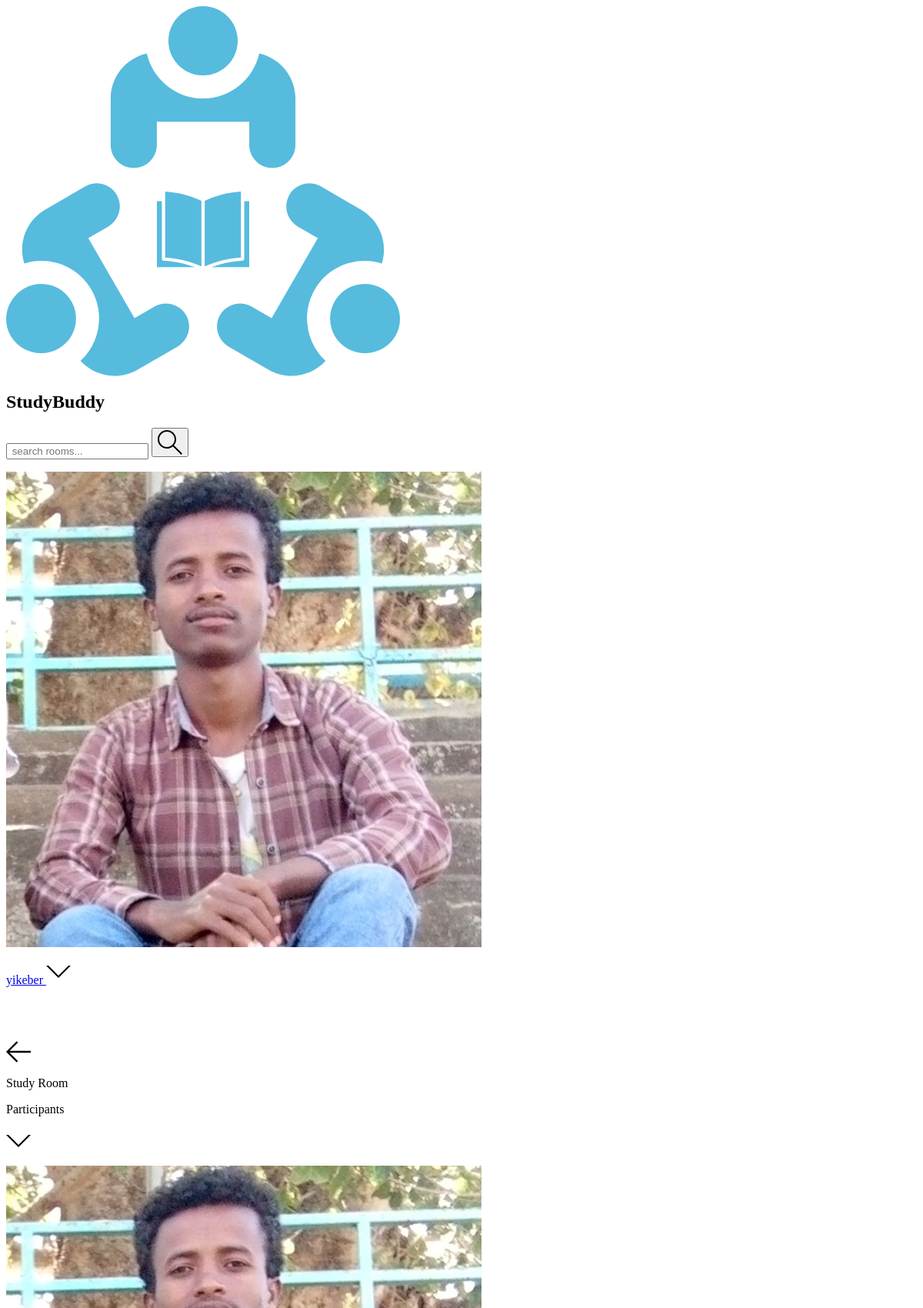
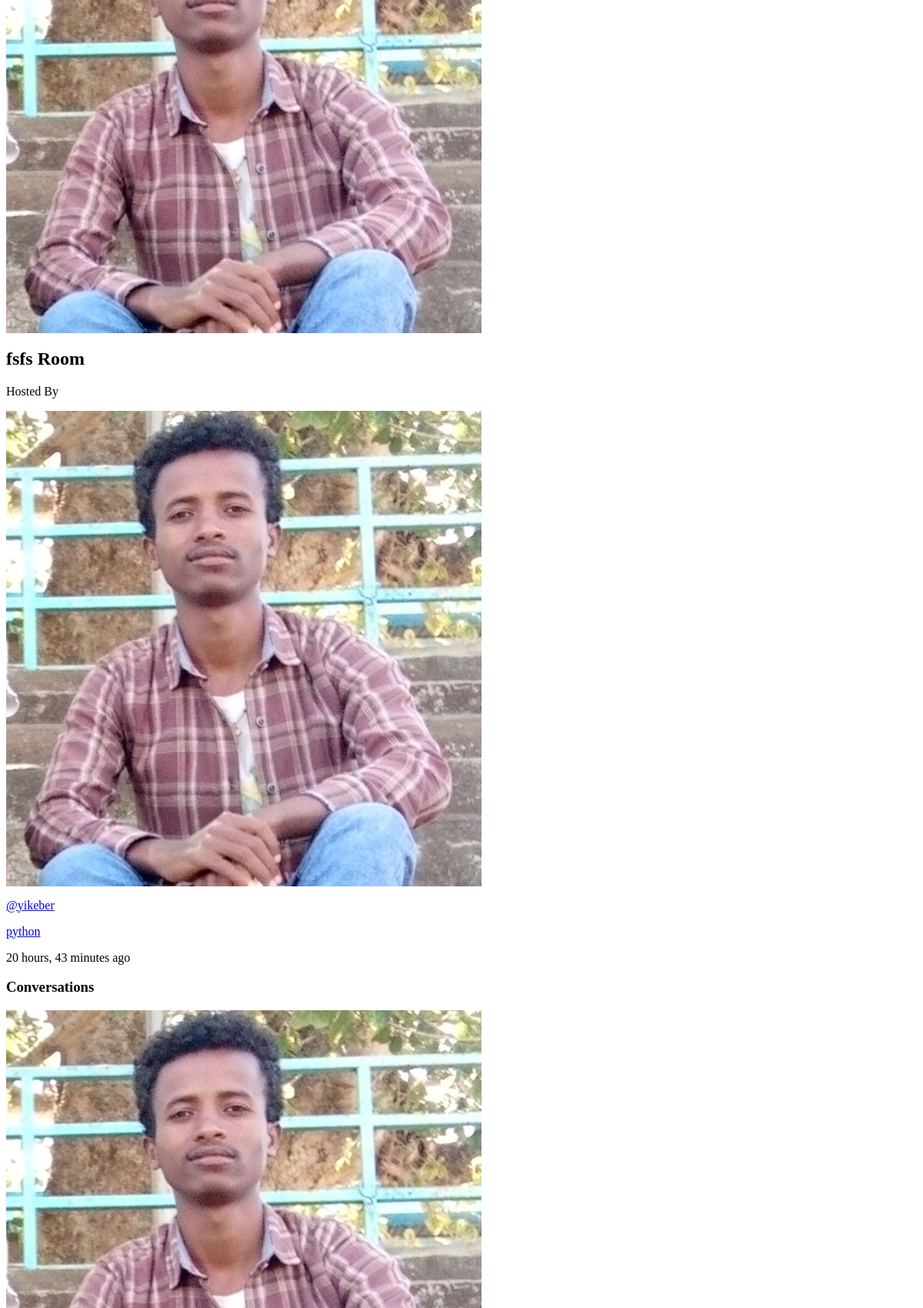
The page /room/12/ (signed in, upper part) on the database its author committed (2 pictures, top to bottom).
### Backend/base/models.py (models this page shows, shortened)
class User(AbstractUser):
    name  = models.CharField(max_length=200,null=True)
    username = models.CharField(max_length=200)
    password = models.CharField(max_length=100)
    email = models.EmailField(max_length=200,unique=True)
    bio = models.TextField(max_length=500,null=True,blank=True)
    avatar = models.ImageField(null=True,default='images/avatar.svg',upload_to='images/profile_images')
    last_activity = models.DateTimeField(null=True, blank=True)
    is_online = models.BooleanField(default=False)
    USERNAME_FIELD = 'email'
    REQUIRED_FIELDS =['username','password']

class Room(models.Model):
    host = models.ForeignKey(User,on_delete=models.SET_NULL,null=True)
    topic = models.ForeignKey(Topic,on_delete=models.SET_NULL,null=True)
    roomImage = models.ImageField(null=True ,default='images/room_images/default_room_image.png',upload_to='images/room_images')
    name = models.CharField(max_length=200)
    description = models.TextField(null=True,blank=True)
    participants = models.ManyToManyField(User,related_name='participants',blank=True)
    updated = models.DateTimeField(auto_now=True)
    created = models.DateField(auto_now_add=True)
    is_deleted = models.BooleanField(default=False)
    class Meta:
        ordering = ['-updated','-created']

class Topic(models.Model):
    name = models.CharField(max_length=200)

class Message(models.Model):
    user = models.ForeignKey(User,on_delete=models.CASCADE)
    room = models.ForeignKey (Room,on_delete=models.CASCADE)
    body = models.TextField()
    image = models.ImageField(null=True,upload_to='images/message_images')
    video = models.FileField(null=True,upload_to='files/video_messages')
    audio = models.FileField(null=True,upload_to='files/audio_messages')
    liker = models.ManyToManyField(User,related_name='message_liker',blank=True)
    updated  = models.DateTimeField(auto_now=True)
    created = models.DateTimeField(auto_now_add=True)
    num_of_likes = models.IntegerField(default=0)
    num_of_replies = models.IntegerField(default=0)
    is_deleted = models.BooleanField(default=False)
    class Meta:
        ordering = ['-updated','-created']

### Backend/base/views.py (the view, shortened to what this page needs)
# urls.py: path('room/<str:pk>/',views.room,name='room'),
@login_required(login_url='login')
def room(request,pk):
    room = Room.objects.get(id=pk)
    room_messages = room.message_set.filter(is_deleted = False).order_by('-created')
    participants = room.participants.all()
    replies = []
    for message in room_messages:
        reply = ReplyMessage.objects.filter(message=message)
        replies.append(reply)
    replies =  list(chain(*replies))
    context = {'room':room,
               'current_user': request.user,
               'room_messages':room_messages,
                'visible_words':100,
               'participants':participants,
               'replies':replies
               }
    return render(request,'base/room.html',context )

### Frontend/templates/base/room.html (shortened to what this page needs)
{% extends "main.html" %} {% block content %}
{%load static %}
<div class="grid grid-flow-col grid-cols-4 gap-2 ">
  <div class=" bg-dark mx-2 col-span-4 sm:col-span-3 max-h-screen overflow-y-auto scrolbar-thin">
    <div class="flex flex-row items-center justify-between  mt-2 px-2 bg-purple-700 rounded">
      <div class="flex flex-row items-center">
        <a href="{{request.META.HTTP_REFERER}}"><img src="{% static 'assets/icons/arrow-left.svg' %}" class="w-4 h-4 "
            alt="left-arrow"></a>
        <p class="text-xl text-gray-500 font-semibold ml-2">Study Room</p>
      </div>
      <div class="flex flex-col  sm:hidden items-center bg-opacity-25 ">
        <p>Participants</p>
        <p onclick="{showParticipants()}">
          <svg class="w-4 h-4 sm:ml-8 mt-2 fill-current" xmlns="http://www.w3.org/2000/svg" width="32" height="32"
            viewBox="0 0 32 32">
            <title>chevron-down</title>
            <path d="M16 21l-13-13h-3l16 16 16-16h-3l-13 13z"></path>
          </svg>
        </p>
      </div>
    </div>
    <div class="flex flex-row justify-between mt-2 px-2">
      <div class="w-auto">
        <div class="flex flex-row items-center space-x-2">
          <img src="{{room.roomImage.url}}" class="w-10 h-10 rounded " alt="room Image">
          <h2 class="font-semibold text-lg text-gray-400">{{room.name}} <span class="text-teal-500 text-md">Room</span>
          </h2>
        </div>
        <div class="font-normal ml-2  px-2 text-sm rounded my-2">
          <p>Hosted By</p>
          <div class="flex flex-row">
            <div class="relative">
              <img src="{{room.host.avatar.url}}" class="w-8 h-8 rounded-full inline" alt="">
            </div>
            <div class="ml-2 font-normal">
              <p class="text-teal-500 "> <a href="{%url 'user-profile' room.host.id %}">@{{room.host.username}}</a></p>
            </div>
          </div>
        </div>
        <div class="grid grid-flow-col grid-cols-4 gap-5 items-center col-span-4">
          <a href="{% url 'home'   %}?q={{room.topic.name}}" class="col-span-1">
            <p class=" mt-2  font-sm bg-gray-600 rounded px-2  text-sm ">{{room.topic.name}}</p>
          </a>
        </div>
      </div>
      <p class="text-sm mr-2">{{room.created|timesince}} ago</p>
    </div>
    <div class="mx-2 bg-gray-900  ">
      <h3>Conversations</h3>
      <div class="w-full">
        {% for message in room_messages %}
        <div class=" border-l border-green-500 m-2 p-2 bg-gray-700 rounded">
          <div class="flex flex-row justify-between">
            <div class="flex flex-row">
              <div class="relative">
                <img src="{{message.user.avatar.url}}" class="w-8 h-8 rounded-full inline" alt="">
              </div>
            </div>
          </div>
        </div>
        {% endfor %}
      </div>
    </div>
  </div>
</div>
{% endblock content %}

### Frontend/templates/navbar.html (shortened to what this page needs)
{% load static %}
<nav class="grid grid-cols-3 justify-start w-screen mx-0 sm:justify-between items-center bg-gray-900  left-0 py-2">
  <div class=" col-span-2 flex justify-start sm:ml-2 sm:items-center">
    <div class="flex flex-row sm:items-center justify-start mr-2">
      <a href="/" class="mt-1 px-2">
        <img src="{% static '/images/logo.svg' %}" alt="profile_img" class=" w-8 h-8 sm:w-8 sm:h-8 rounded" />
      </a>
      <h2 class="text-white hidden sm:block sm:text-4xl sm:ml-1 sm:pl-1 sm:mt-1 text-sm">StudyBuddy</h2>
    </div>
    {% if request.user.is_authenticated %}
    <div class=" flex flex-row sm:ml-4 pb-0 ml-2 ">
      <form action="{% url 'home' %}" method="GET" class=" flex flex-row rounded sm:px-2 mb-0 pb-0 ">
        <input
          class="focus:outline-none focus:border-yellow-500 text-sm sm:px-2 py-2  bg-gray-500 sm:w-64 rounded bg-opacity-50 border border-green-500"
          type="text" name='q' placeholder=" search rooms...">
        <button type="submit">
        </button>
      </form>
    </div>
    {%endif%}
  </div>
  <div class=" col-span-1 sm:mr-2 text-white sm:mr-16 sm:pr-16">
    <div class=" flex flex-row items-center  sm:ml-4 sm:sm:px-4 pb-0 pt-2 justify-end ">
      {% if request.user.is_authenticated %}
      <div class="relative  mr-2">
        <img src="{{request.user.avatar.url}}" alt="" class="w-8 h-8 rounded-full mx-2">
      </div>
      {%endif%}
      <div class="text-sm text-gray-500  h-8">
        <p class="flex flex-row sm:ml-2 items-center">
          <a href="{%url 'user-profile' request.user.id%}">
            <span>{{request.user.username}}</span>
          </a>
          <svg class="w-4 h-4 sm:ml-8 mt-2 fill-current" id="nav_down_icon" onclick="{showElement()}"
            xmlns="http://www.w3.org/2000/svg" width="32" height="32" viewBox="0 0 32 32">
            <title>chevron-down</title>
            <path d="M16 21l-13-13h-3l16 16 16-16h-3l-13 13z"></path>
          </svg>
        </p>
      </div>
    </div>
  </div>
  </div>

### Frontend/static/css/src/styles.css (style rules this page uses)
.overflow-y-auto { scrollbar-width: thin; scrollbar-color: transparent transparent; }

### rows shown on the page
User: user.avatar (picture), user.username "yikeber"
Room: roomImage (picture), name "fsfs", host.avatar (picture), host.username "yikeber", topic.name "python", created "20 hours, 43 minutes"
Message: user.avatar (picture)
